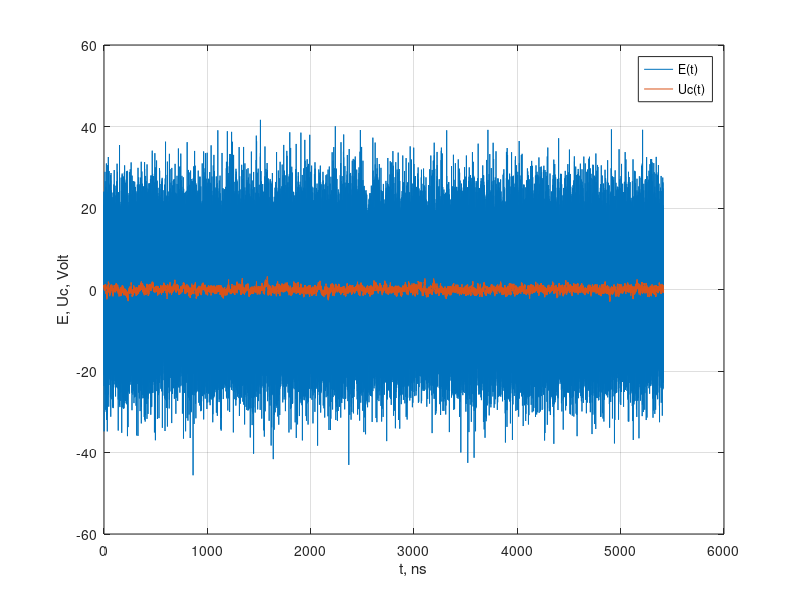

Source code (MATLAB):
clear all;
close all;
clc;
%white noise source
R = 120; %om
C = 33e-12; %f
L = 100e-6; %g

A = 1;
f0 = 1/(2*pi*sqrt(L*C));
deltaT = 1/(10000*f0);
t = 0:deltaT:(15*1/f0);
lng = length(t);

Uc = nan(1, lng);
il = nan(1, lng);
ic = nan(1, lng);

E = 10*randn(1, lng);%E = 10*ones(1, lng);
Uc(1) = 0;
ic(1) = 0;
il (1) = 0;

fprintf('f0 = %f MHz\n', f0/1e6);

for k = 2:lng
    ic(k) = (E(k)-Uc(k-1)-il(k-1)*R) / (R);
    il(k) = il(k-1) + Uc(k-1)*deltaT / L;
    Uc(k) = Uc(k-1) + ic(k-1)*deltaT / C;
end

figure(1);
plot(t * 1e9, [E; Uc]);
xlabel('t, ns');
ylabel('E, Uc, Volt');
legend('E(t)', 'Uc(t)');
grid on;